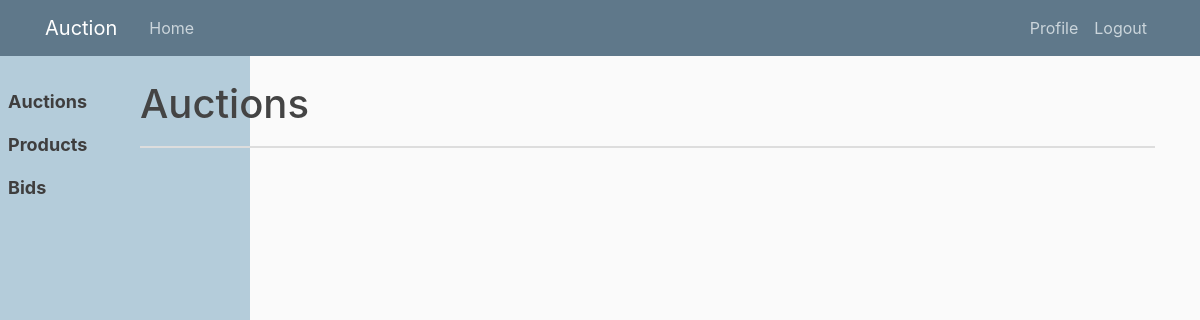
The app's page /auctions/ (signed in), older data.
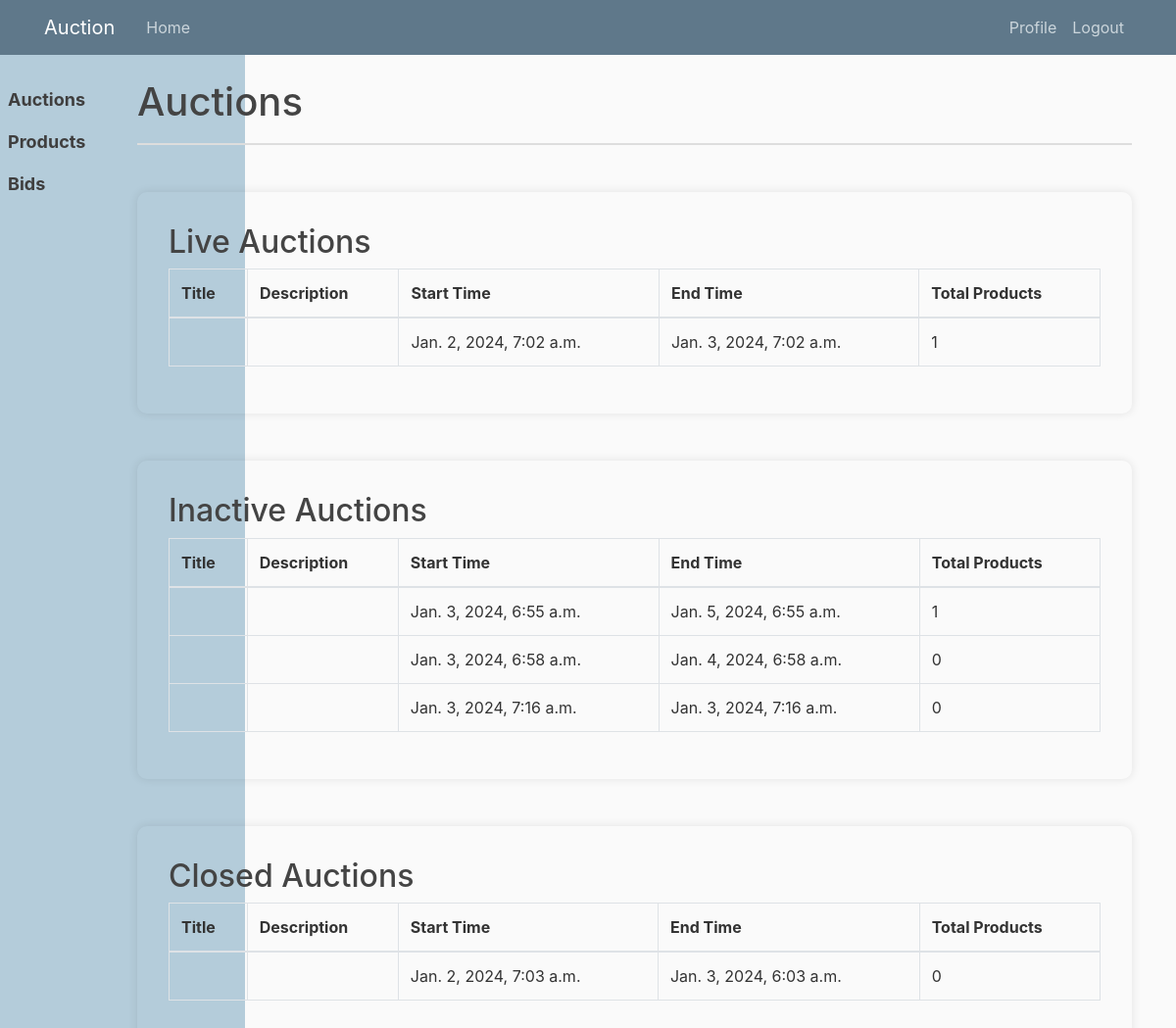
The same page, newer data.
### auction/models.py (models this page shows, shortened)
class Auction(DirtyFieldsMixin, TimeStampedModel, TitleDescriptionModel, models.Model):
    STATUS_CHOICES = (
        ('pending', 'PENDING'),
        ('inactive', 'INACTIVE'),
        ('live', 'LIVE'),
        ('closed', 'CLOSED'),
    )
    start_time = models.DateTimeField()
    end_time = models.DateTimeField()
    minimum_bids = models.IntegerField()
    is_approved = models.BooleanField(default=False)
    seller = models.ForeignKey(Seller, on_delete=models.CASCADE)
    unsold_product_ids = models.CharField(max_length=500, blank=True)
    status = models.CharField(choices=STATUS_CHOICES,
                              max_length=10, default='pending')

### auction/views.py (the view)
# urls.py: path('auctions/', views.AuctionListView.as_view(), name='auctions-list'),
class AuctionListView(LoginRequiredMixin, View):
    def get(self, request, *args, **kwargs):
        auction_groups = [
            qs for qs in [
                Auction.objects.filter(is_approved=True, status='live'),
                Auction.objects.filter(is_approved=True, status='inactive'),
                Auction.objects.filter(is_approved=True, status='closed')
            ] if qs.exists()
        ]
        if request.user.user_type == 'Seller':
            pending_auctions = Auction.objects.filter(
                is_approved=False, status='pending')
            if pending_auctions.exists():
                auction_groups.append(pending_auctions)
        return render(request, 'auction/auction_list.html', {'auction_groups': auction_groups})

### auction/templates/auction/auction_list.html (shortened to what this page needs)
{% extends "base.html" %}
{% block content %}
<div class="title-container">
  <h1>Auctions</h1>
</div>
{% for auctions in auction_groups %}
<div class="container mt-5 table-cont">
  <h2>{{ auctions.first.status|title }} Auctions</h2>
  <table class="table table-bordered">
    <thead>
      <tr>
        <th>Title</th>
        <th>Description</th>
        <th>Start Time</th>
        <th>End Time</th>
        <th>Total Products</th>
      </tr>
    </thead>
    <tbody>
      {% for auction in auctions %}
      <tr>
        <td>
        </td>
        <td>{{ auction.description }}</td>
        <td>{{ auction.start_time }}</td>
        <td>{{ auction.end_time }}</td>
        <td>{{ auction.product_set.count }}</td>
      </tr>
      {% endfor %}
    </tbody>
  </table>
</div>
{% endfor %}
{% endblock content %}

Row changes from the older to the newer data that the page shows:
added Auction: first.status "Live", start_time "Jan. 2, 2024, 7:02 a.m.", end_time "Jan. 3, 2024, 7:02 a.m.", product_set.count "1"
now on this page (row edited): Auction: first.status "Inactive", start_time "Jan. 3, 2024, 6:55 a.m.", end_time "Jan. 5, 2024, 6:55 a.m.", product_set.count "1"
now on this page (row edited): Auction: start_time "Jan. 3, 2024, 6:58 a.m.", end_time "Jan. 4, 2024, 6:58 a.m.", product_set.count "0", shown under "Inactive"
added Auction: start_time "Jan. 3, 2024, 7:16 a.m.", end_time "Jan. 3, 2024, 7:16 a.m.", product_set.count "0", shown under "Inactive"
added Auction: first.status "Closed", start_time "Jan. 2, 2024, 7:03 a.m.", end_time "Jan. 3, 2024, 6:03 a.m.", product_set.count "0"
Text that changed along with them:
new list line: "Auctions Title Description Start Time End Time Total Products"
